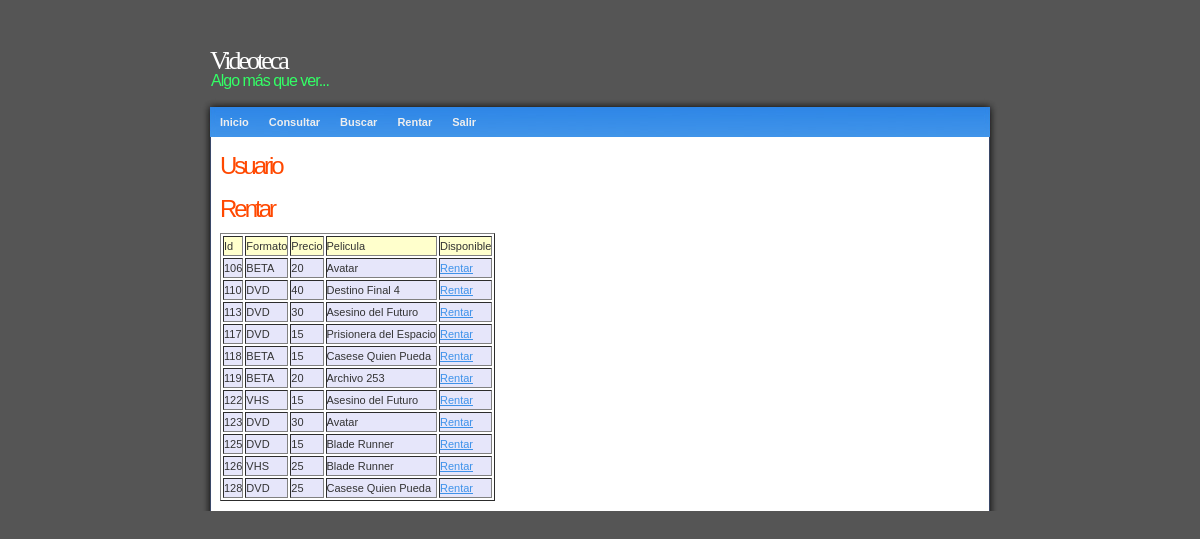
/cliente/RentarUsuario.php (signed in), run on the app's committed database.
### tables this page shows
CREATE TABLE IF NOT EXISTS `copias` (
  `id_copia` int(11) DEFAULT NULL,
  `formato` varchar(30) DEFAULT NULL,
  `precio` int(11) DEFAULT NULL,
  `titulo` varchar(60) DEFAULT NULL,
  `cliente` varchar(30) DEFAULT NULL,
  `fecha_inicio` date DEFAULT NULL,
  `fecha_fin` date DEFAULT NULL
);

### cliente/RentarUsuario.php (the view, shortened to what this page needs)
<!DOCTYPE html PUBLIC "-//W3C//DTD XHTML 1.0 Strict//EN" "http://www.w3.org/TR/xhtml1/DTD/xhtml1-strict.dtd">
<html xmlns="http://www.w3.org/1999/xhtml">
<head>
<link rel="stylesheet" type="text/css" href="../style.css" media="screen" />
</head>
<body>
<div id="wrap">
<div id="header">
  <h1 class="Estilo4">Videoteca</h1>
  <h2 class="Estilo5">Algo más que ver...</h2>
 </div>
<div id="top"> </div>
<div id="menu">
<ul>
<li><a href="index.php">Inicio</a></li>
<li><a href="ConsultarUsuario.php">Consultar</a></li>
<li><a href="BuscarUsuario.php">Buscar</a></li>
<li><a href="RentarUsuario.php">Rentar</a></li>
<li><a href="SalirUsuario.php">Salir</a></li>
</ul>
</div>
<div id="content">
<div class="left">
<h2>Usuario</h2>
<h2>Rentar</h2>
</div>
<?php
	$link=mysqli_connect("localhost","root","");
	mysqli_select_db($link,"rentas");
		$consulta=mysqli_query($link,"SELECT * from copias where cliente IS null");
			echo "<table border=1>";
				echo "<tr>
				<td bgcolor='#FFFFCC'>Id</td>
				<td bgcolor='#FFFFCC'>Formato</td>
				<td bgcolor='#FFFFCC'>Precio</td>
				<td bgcolor='#FFFFCC'>Pelicula</td>
				<td bgcolor='#FFFFCC'>Disponible</td>
		  	</tr>";
			while($row=mysqli_fetch_array($consulta))
			{
				$cop=$row['id_copia'];
				$form=$row['formato'];
				$pre=$row['precio'];
				$peli=$row['titulo'];
				echo "<tr>
					<td bgcolor='#E6E6FA'>$cop</td>
					<td bgcolor='#E6E6FA'>$form</td>
					<td bgcolor='#E6E6FA'>$pre</td>
					<td bgcolor='#E6E6FA'>$peli</td>
					<td bgcolor='#E6E6FA'><a href='RentarUsuario2.php?id_copia=$cop'>Rentar</a></td>
			  	</tr> ";
			}
?>
</div>
</div>
</body>
</html>

### style.css (style rules this page uses)
* { padding: 0; margin: 0; }
body { background: #555; font-family: Verdana, Arial, Helvetica, sans-serif; font-size: 11px; line-height: 18px; color: #333333;; }
a { color: #3E92EA; }
#wrap { margin: 40px auto 0 auto; width: 800px; }
#header { padding-bottom:10px; }
#header h1 { font-size: 26px; font-weight: 100; letter-spacing: -3px; padding: 12px 0 5px 10px; }
#header h2 { color: #33FF66; font-size: 16px; font-weight: 100; padding: 0 0 0 11px; letter-spacing: -1px; line-height: 12px; }
#menu { height: 30px; line-height: 30px; background: #222 url(images/menu.jpg) no-repeat; }
#menu ul { padding-left: 10px; list-style-type: none; }
#menu ul li { display: block; float: left; }
#menu ul li a { color: #eee; padding: 0 10px; text-decoration: none; font-weight: 600; }
#content { background: #555 url(images/content.jpg) repeat-y; padding: 10px 20px; }
.left { width: 568px; float: left; text-align: justify; }
.left h2 { color: #FF4800; font-size: 24px; letter-spacing: -3px; font-weight: 100; padding : 10px 0 15px 0; }
#top { background: #555 url(images/top.jpg) no-repeat; padding: 5px 0; }

### cliente/RentarUsuario.php (style rules this page uses)
.Estilo4 { color: #FFFFFF; font-family: "Times New Roman", Times, serif; font-size: 30px; }
.Estilo5 { color: #9900CC }

### data on the page
copias: id_copia "106", formato "BETA", precio "20", titulo "Avatar"
copias: id_copia "110", formato "DVD", precio "40", titulo "Destino Final 4"
copias: id_copia "113", formato "DVD", precio "30", titulo "Asesino del Futuro"
copias: id_copia "117", formato "DVD", precio "15", titulo "Prisionera del Espacio"
copias: id_copia "118", formato "BETA", precio "15", titulo "Casese Quien Pueda"
copias: id_copia "119", formato "BETA", precio "20", titulo "Archivo 253"
copias: id_copia "122", formato "VHS", precio "15", titulo "Asesino del Futuro"
copias: id_copia "123", formato "DVD", precio "30", titulo "Avatar"
copias: id_copia "125", formato "DVD", precio "15", titulo "Blade Runner"
copias: id_copia "126", formato "VHS", precio "25", titulo "Blade Runner"
copias: id_copia "128", formato "DVD", precio "25", titulo "Casese Quien Pueda"
